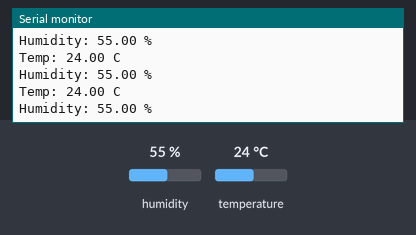
Simulated run of this sketch. Board: Arduino Uno, built with avr-gcc and run on an emulated ATmega328P. Shown: the last lines printed to the serial monitor. The test bench sets the inputs (shaded band); at power-on: humidity 55 %, temperature 24 °C.

Above: at 2.9 s.
3.0 s: humidity set to 22 %
At 5.7 s:
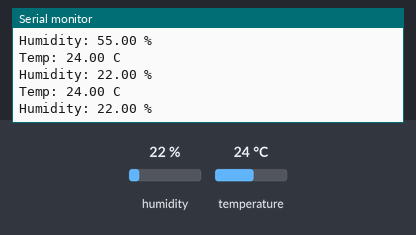
5.8 s: temperature set to 12 °C
At 8.0 s:
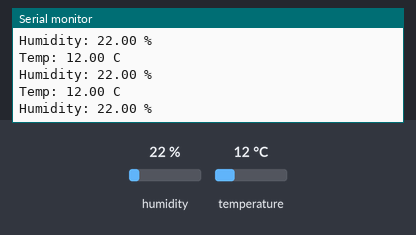
8.6 s: humidity set to 40 %
At 12.2 s:
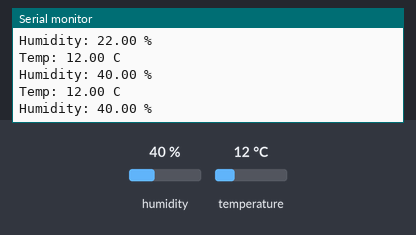
Timing chart, 0 to 13.7 s (numbered marks = the images above; inputs shaded):
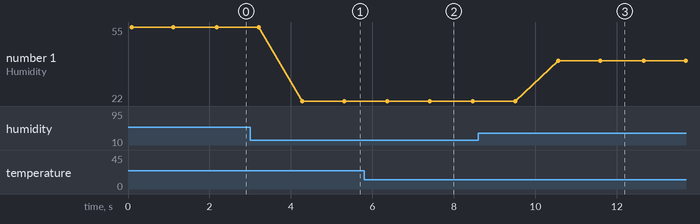

Measured:
- after the input at 3.0 s, the serial monitor: prints a new line after 1.3 s (image 1)
- after the input at 5.8 s, the serial monitor: prints a new line after 0.55 s (image 2)
- after the input at 8.6 s, the serial monitor: prints a new line after 2.0 s (image 3)
- plotted number 1: 55 → 22 after the input at 3.0 s, 22 → 40 after the input at 8.6 s

The sketch:

DHT11_Bluetooth.ino
```cpp
#include <SoftwareSerial.h>
#include <DHT.h>
#define DHT_PIN 8

float temp;
float humidity;

DHT dht(DHT_PIN, DHT11);
SoftwareSerial BTSerial(2,3);  // Rx, Tx

void setup() {
  Serial.begin(9600);
  BTSerial.begin(9600);

  while(!Serial);
  Serial.println("시리얼통신 연결 완료!");

  while(!BTSerial);
  Serial.println("블루투스 통신 연결 완료!");

  dht.begin();
}

void loop() {
  temp = dht.readTemperature();
  humidity = dht.readHumidity();
  BTSerial.println("Temp: " + String(temp) + " C");
  BTSerial.println("Humidity: " + String(humidity) + " %");

  Serial.println("Temp: " + String(temp) + " C");
  Serial.println("Humidity: " + String(humidity) + " %");

  delay(1000);

}
```
